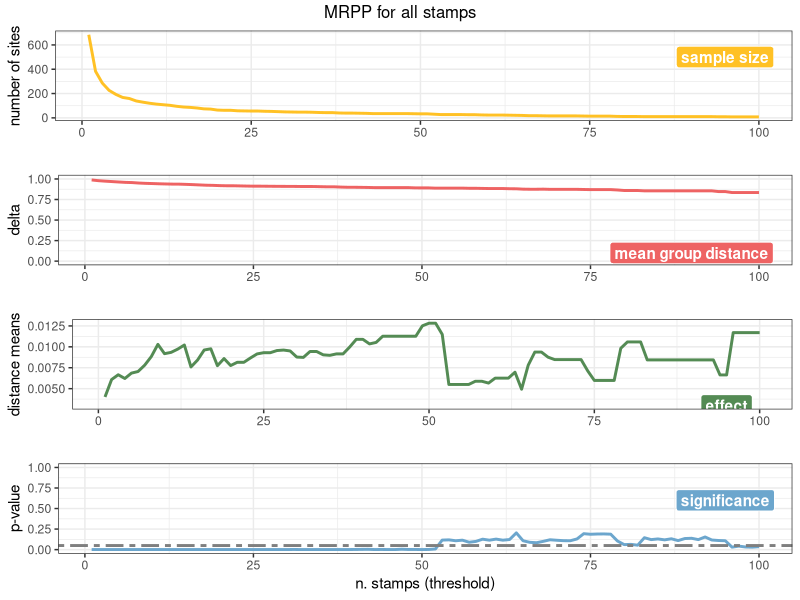
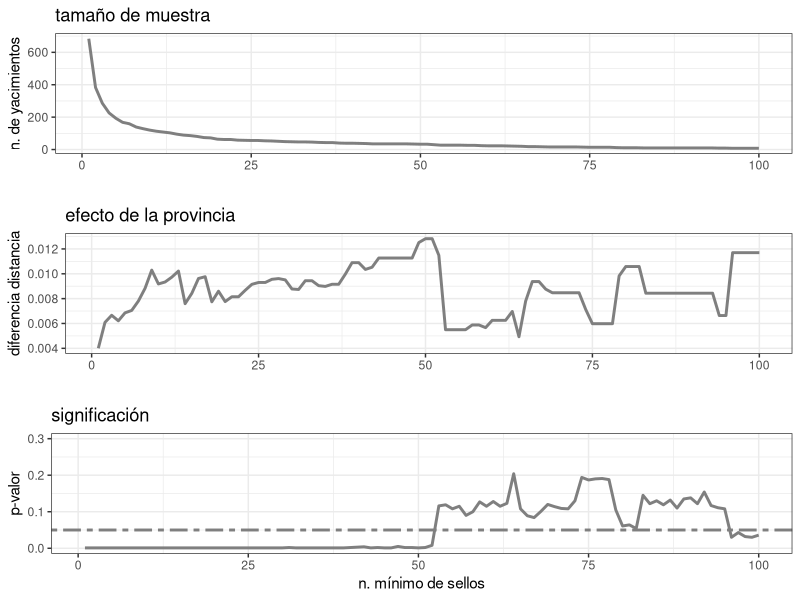
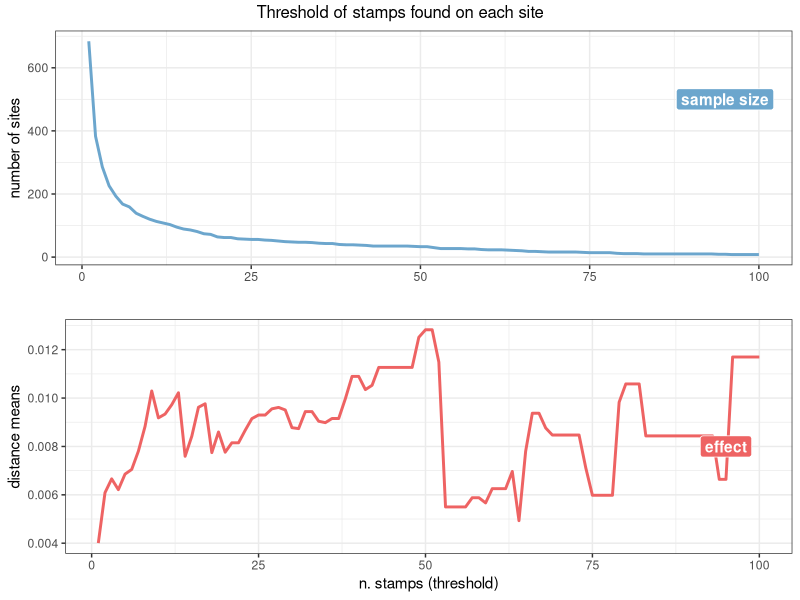

Write the R code that produced these figures, in order.

library(reshape2)
library(ggplot2)
library(vegan)
library(gridExtra)
library(plyr)
library(pwr)

getMrpp <- function(countsWithProvince, presence,minCodes)
{
    print(minCodes)
    sitesSample <- subset(countsWithProvince, numCodes >= minCodes)

    # remove sites from province with less than 2 sites
    sitesInProvince = count(sitesSample$province)
    provincesSingleSite = subset(sitesInProvince, freq<2)$x
    sitesSample <- subset(sitesSample, !province %in% provincesSingleSite)

    presenceSample <- subset(presence, site %in% sitesSample$idSite)
    # remove the column with id site (the first one)
    presenceSample <- presenceSample[,-1]
    # remove code if no site has the code    
    presenceSample <- presenceSample[,colSums(presenceSample) != 0]

    codeMrpp <- mrpp(presenceSample, sitesSample$province, distance="jaccard",weight.type=1)
#    print(codeMrpp)
    return (c(codeMrpp$delta, codeMrpp$A, codeMrpp$Pvalue, nrow(sitesSample)))
}
# all
#presence <- read.csv("../09_presence/presenceAll.csv", header=T, sep=';')
#counts <- read.csv("../07_countSample/countsAll.csv", header=T, sep=";")
#locations <- read.csv("../04_locations/locations.csv", header=T, sep=";")

# dr 20
#presence <- read.csv("../09_presence/presenceDr.csv", header=T, sep=';')
#counts <- read.csv("../07_countSample/countsDr.csv", header=T, sep=";")
#locations <- read.csv("../04_locations/locationsDr.csv", header=T, sep=";")

# family
#presence <- read.csv("../09_presence/presenceFamily.csv", header=T, sep=';')
#counts <- read.csv("../07_countSample/countsFamily.csv", header=T, sep=";")
#locations <- read.csv("../04_locations/locationsFamily.csv", header=T, sep=";")

# family Dr.20
presence <- read.csv("../09_presence/presenceFamilyDr.csv", header=T, sep=';')
counts <- read.csv("../07_countSample/countsFamilyDr.csv", header=T, sep=";")
locations <- read.csv("../04_locations/locationsFamilyDr.csv", header=T, sep=";")

counts$province <- locations$province
countsWithProvince <-  subset(counts, province != '')


mrppValues <- data.frame(delta=double(), effect=double(), pvalue=double(), minCodesPerSite=integer(), numSites=integer(), power=numeric())
for(i in 1:100)
{
    results <- getMrpp(countsWithProvince, presence, i)

    # statistical power computation
    sites <- subset(countsWithProvince, numCodes >= i)
    numProvinces = length(unique(sites$province))
    meanSitesPerProvince = mean(count(sites$province)$freq)
    power = pwr.anova.test(k=numProvinces, n=meanSitesPerProvince, f=results[2], sig.level=results[3])$power 
    mrppValues<- rbind(mrppValues, data.frame(delta=results[1], effect=results[2], pvalue=results[3], minCodesPerSite=i, numSites=results[4], power=power))
}

# print best value

mrppValuesBelowP <- subset(mrppValues, pvalue<0.05)
mrppValuesBelowP[which.max(mrppValuesBelowP$effect),]


# multi MRPP results
g1 <- ggplot(mrppValues, aes(x=minCodesPerSite, y=numSites)) + geom_line(size=1, col="goldenrod1") + xlab("") + ylab("number of sites") +  annotate("label", label="sample size", x=95, y=500, colour="white", fill="goldenrod1", fontface="bold") + theme_bw()
g2 <- ggplot(mrppValues, aes(x=minCodesPerSite, y=delta)) + geom_line(size=1, col="indianred2")  + xlab("") + ylab("delta") + annotate("label", label="mean group distance", x=90, y=0.1, colour="white", fill="indianred2", fontface="bold") + theme_bw() + scale_y_continuous(limits=c(0,1))
g3 <- ggplot(mrppValues, aes(x=minCodesPerSite, y=effect)) + geom_line(size=1, col="palegreen4") + xlab("") + ylab("distance means") + annotate("label", label="effect", x=95, y=0.003, colour="white", fill="palegreen4", fontface="bold") + theme_bw()
g4 <- ggplot(mrppValues, aes(x=minCodesPerSite, y=pvalue)) + geom_line(size=1, col="skyblue3") + xlab("n. stamps (threshold)") + ylab("p-value")+ annotate("label", label="significance", x=95, y=0.6, colour="white", fill="skyblue3", fontface="bold") + geom_hline(yintercept=0.05, col="grey50", size=1, linetype="twodash") +  theme_bw() + scale_y_continuous(limits=c(0,1))

# power
#g5 <- ggplot(mrppValues, aes(x=minCodesPerSite, y=power)) + geom_line(size=1, col="skyblue3") + xlab("n. stamps (threshold)") + ylab("p-value")+ annotate("label", label="power", x=95, y=0.6, colour="white", fill="skyblue3", fontface="bold") + geom_hline(yintercept=0.05, col="grey50", size=1, linetype="twodash") +  theme_bw() + scale_y_continuous(limits=c(0,1))

svg("multiMprrFamily.svg", width=10, height=5)
#pdf("multiMprrFamily.pdf", width=10, height=5)
grid.arrange(g1,g2,g3,g4,ncol=1, top="MRPP for all stamps")

dev.off()


#################### instrumenta


i1 <- ggplot(mrppValues, aes(x=minCodesPerSite, y=numSites)) + geom_line(size=1, col="grey50") + xlab("") + ylab("n. de yacimientos") + theme_bw() + ggtitle("tamaño de muestra")
i2 <- ggplot(mrppValues, aes(x=minCodesPerSite, y=effect)) + geom_line(size=1, col="grey50") + xlab("") + ylab("diferencia distancia") + theme_bw() + ggtitle("efecto de la provincia")
i3 <- ggplot(mrppValues, aes(x=minCodesPerSite, y=pvalue)) + geom_line(size=1, col="grey50") + xlab("n. mínimo de sellos") + ylab("p-valor") + geom_hline(yintercept=0.05, col="grey50", size=1, linetype="twodash") +  theme_bw() + scale_y_continuous(limits=c(0,0.3)) + ggtitle("significación")

svg("figura_2.svg", width=12, height=8)
grid.arrange(i1,i2,i3,ncol=1)
dev.off()

# simplified
s1 <- ggplot(mrppValues, aes(x=minCodesPerSite, y=numSites)) + geom_line(size=1, col="skyblue3") + xlab("") + ylab("number of sites") +  annotate("label", label="sample size", x=95, y=500, colour="white", fill="skyblue3", fontface="bold") + theme_bw()
s2 <- ggplot(mrppValues, aes(x=minCodesPerSite, y=effect)) + geom_line(size=1, col="indianred2") + xlab("n. stamps (threshold)") + ylab("distance means") + annotate("label", label="effect", x=95, y=0.008, colour="white", fill="indianred2", fontface="bold") + theme_bw()
svg("simpleMprrFamily.svg", width=10, height=5)
grid.arrange(s1,s2,ncol=1, top="Threshold of stamps found on each site")
dev.off()
